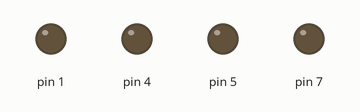
A sketch run on a simulated Arduino Uno, built with avr-gcc and run on an emulated ATmega328P. On the bench: output pins drawn as LEDs (lit = HIGH). Pins used as bus, display or sensor lines are not drawn; what the sketch prints to the serial monitor is not drawn.

Above: at 0.1 s.
At 0.9 s:
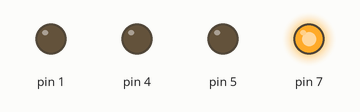
Timing chart, 0 to 2.4 s (numbered marks = the images above):
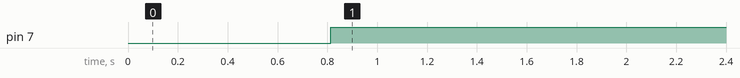

The sketch:

gps_test.ino
```cpp
/*
Using_GSM_and_GPS.pde - Example for using the GSM-Modul Rev.8 (without GPS)
Included Functions
Version:     1.5.0
Date:        10.04.2013
Company:     antrax Datentechnik GmbH
Uses with:   Arduino Duemilanove (ATmega328) and
             Arduino UNO (ATmega328)
*/

#if defined(ARDUINO) && ARDUINO >= 100
  // Choose Arduino.h for IDE 1.0
  #include "Arduino.h"
#else
  // Choose WProgram.h if IDE is older than 1.0
  #include "WProgram.h"
#endif

#include <GSM_GPS_Shield.h>
#include <SPI.h>

GSM gsm(7,9600);                                                                 // (power_pin, baudrate)
GPS gps(9600);                                                                   // (baudrate)

void setup()
{
  if(gps.initializeGPS())
    Serial.println("Initialization completed");
  else
    Serial.println("Initialization can't completed");
}

void loop()
{
  delay(300);
  gps.setLED(1);
  delay(500);
  gps.setLED(0);

  if(!gps.checkS1())
  {
    gsm.initializeGSM("1234");                                                   // Enter your SIM-Pin if it's required (Example: "1234") --> the quote signs are important
    delay(200);
    gsm.makeCall("0176123456789");                                               // Enter the Destination-Phone-Number (Example: "0176123456789" or "+49176123456789") --> the quote signs are important
  }
  if(!gps.checkS2())
  {
    gsm.initializeGSM("1234");                                                   // Enter your SIM-Pin if it's required (Example: "1234") --> the quote signs are important
    delay(200);
    gsm.sendSMS("0176123456789","Hello World");                                // Enter the Destination-Phone-Number (Example: "0176123456789" or "+49176123456789") --> the quote signs are important
  }
}
```

Measured:
- by itself, pin 7: LOW → HIGH at 0.81 s
